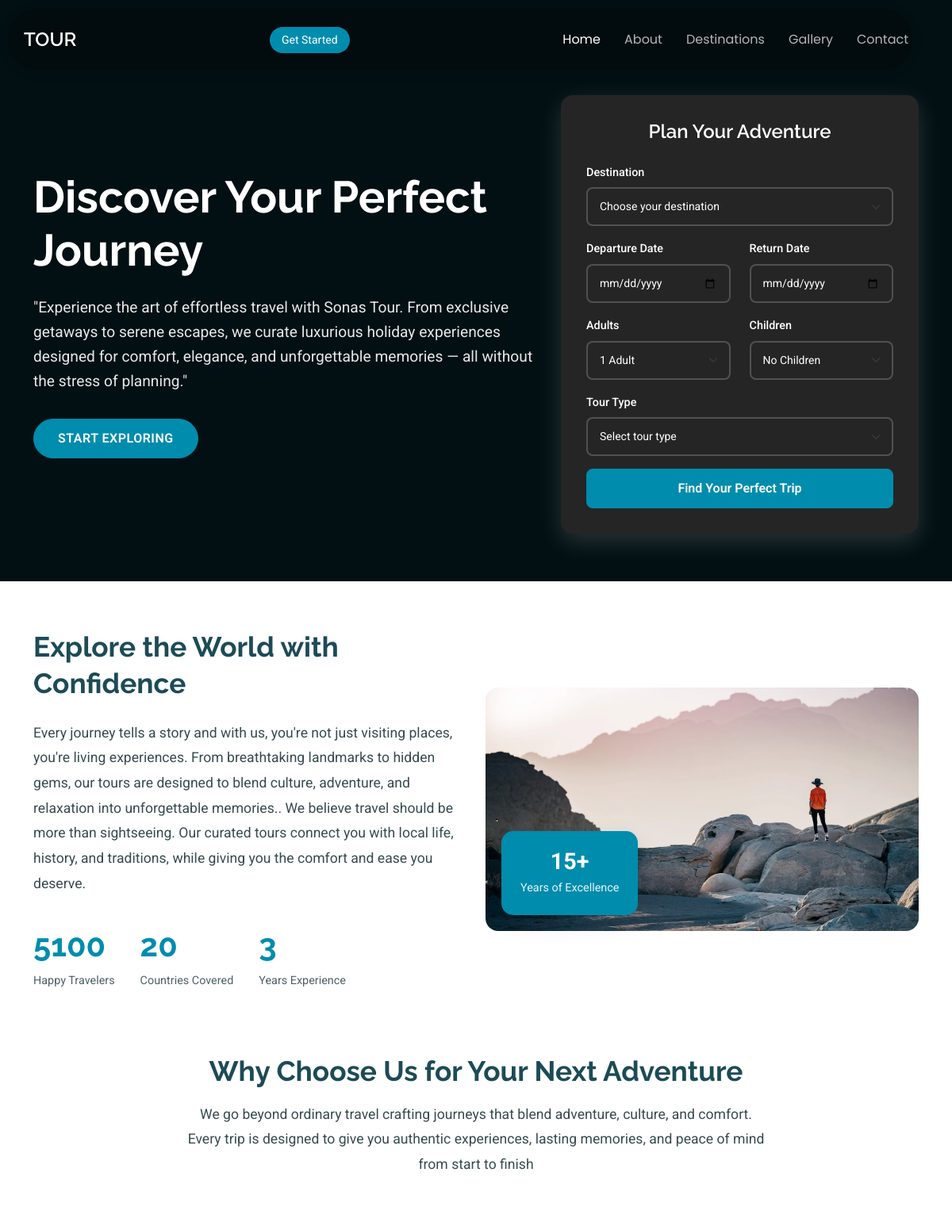
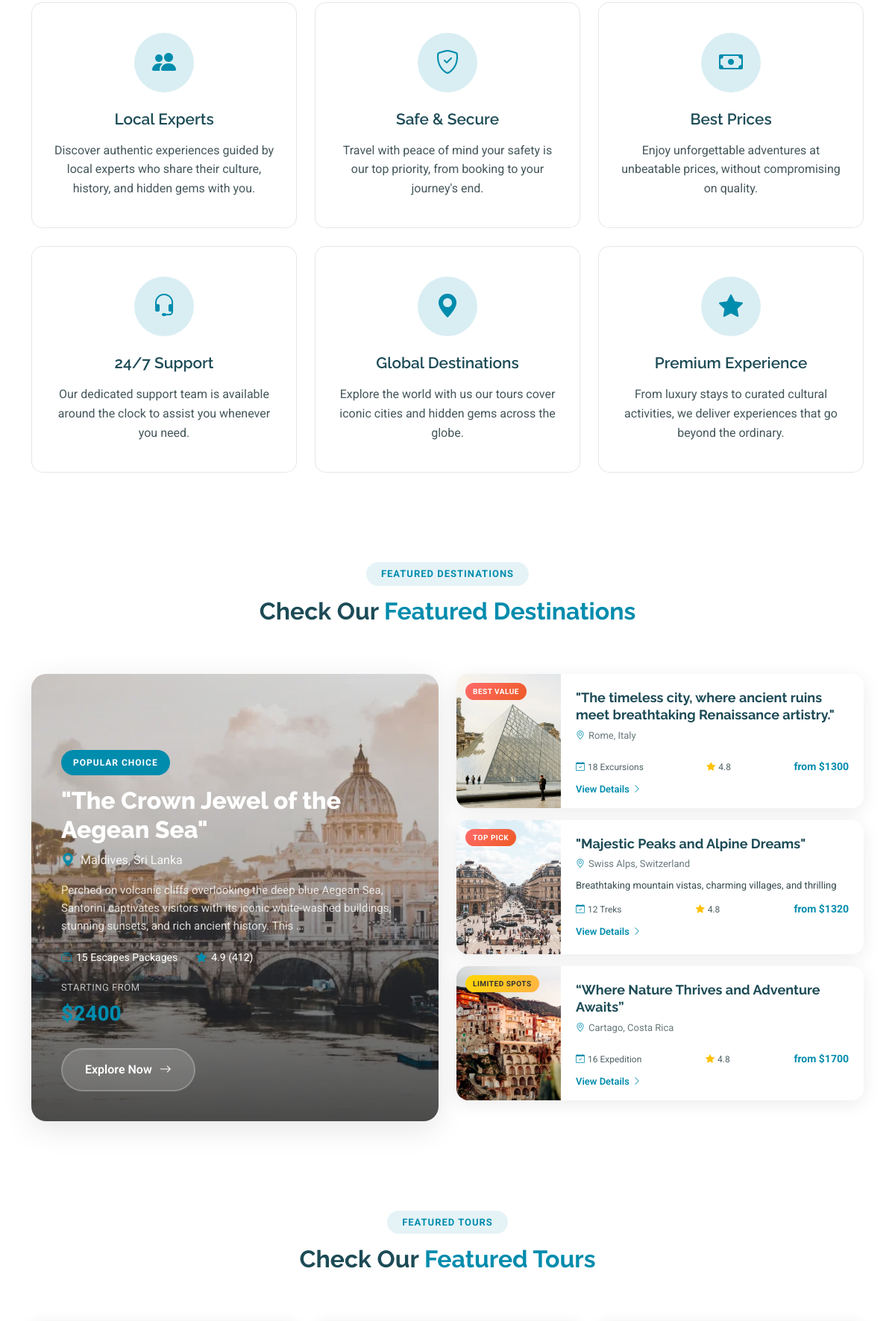
The page / (upper part) on the database its author committed (2 pictures, top to bottom).
### Tour7/models.py (models this page shows, shortened)
class HomeAbout(models.Model):
    title = models.CharField(max_length=255)
    description = models.TextField(blank=True, null=True)
    travelers = models.IntegerField(default=0)
    countries = models.IntegerField(default=0)
    years = models.IntegerField(default=0)
    image = models.ImageField(upload_to='home/about/', blank=True, null=True)
    badge_number = models.CharField(max_length=10, default="15+")
    badge_text = models.CharField(max_length=50, default="Years of Excellence")

class Destination(models.Model):
    name = models.CharField(max_length=100)
    title = models.CharField(max_length=200)
    image = models.ImageField(upload_to='destinations/')
    description = models.TextField(blank= True, null= True)
    tours_available = models.TextField()
    starting_price = models.IntegerField(default=0)
    tags = TaggableManager()
    location_map = models.URLField(max_length=1000, help_text="Google Maps URL", blank=True)
    category = models.CharField(max_length=300, choices=CATEGORY_CHOICES, default='Coastal')
    country = models.CharField(max_length=100, default="")
    visit = models.CharField(max_length=200)
    weather = models.CharField(max_length=200)
    currency = models.CharField(max_length=200)
    visa = models.CharField(max_length=200)

### Tour7/views.py (the view, shortened to what this page needs)
# urls.py: 2. Add a URL to urlpatterns:  path('', views.home, name='home')
def home(request):
    destinations = Destination.objects.all()
    home_about = HomeAbout.objects.first()
    customers = Customer.objects.all()
    context = {
        "destinations": destinations,
        "home_about": home_about,
        "customers": customers,
    }
    return render(request, 'tour/index.html', context)

### Tour7/templates/tour/index.html (shortened to what this page needs)
{% extends "tour/base.html" %}
{% load static %}
{% block content %}
  <main class="main">
    <section id="travel-hero" class="travel-hero section dark-background">
      <div class="hero-background">
        <video autoplay="" muted="" loop="">
          <source src="{%  static 'assets/img/travel/video-2.mp4' %}" type="video/mp4">
        </video>
        <div class="hero-overlay"></div>
      </div>
      <div class="container position-relative">
        <div class="row align-items-center">
          <div class="col-lg-7">
            <div class="hero-text" data-aos="fade-up" data-aos-delay="100">
              <h1 class="hero-title">Discover Your Perfect Journey</h1>
              <p class="hero-subtitle">"Experience the art of effortless travel with Sonas Tour. From exclusive getaways to serene escapes, we curate luxurious holiday experiences designed for comfort, elegance, and unforgettable memories — all without the stress of planning."</p>
              <div class="hero-buttons">
                <a href="{% url 'destinations' %}" class="btn btn-primary me-3">Start Exploring</a>
              </div>
            </div>
          </div>
          <div class="col-lg-5">
            <div class="booking-form-wrapper" data-aos="fade-left" data-aos-delay="200">
              <div class="booking-form">
                <h3 class="form-title">Plan Your Adventure</h3>
                <form method="POST" action="">
                  <div class="form-group mb-3">
                    <label for="destination">Destination</label>
                    <select name="destination" id="destination" class="form-select" required="">
                      <option value="">Choose your destination</option>
                    </select>
                  </div>
                  <div class="row">
                    <div class="col-md-6">
                      <div class="form-group mb-3">
                        <label for="checkin">Departure Date</label>
                        <input type="date" name="check_in_date" id="checkin" class="form-control" required="">
                      </div>
                    </div>
                    <div class="col-md-6">
                      <div class="form-group mb-3">
                        <label for="checkout">Return Date</label>
                        <input type="date" name="check_out_date" id="checkout" class="form-control" required="">
                      </div>
                    </div>
                  </div>
                  <div class="row">
                    <div class="col-md-6">
                      <div class="form-group mb-3">
                        <label for="adults">Adults</label>
                        <select name="adults" id="adults" class="form-select" required="">
                          <option value="1">1 Adult</option>
                        </select>
                      </div>
                    </div>
                    <div class="col-md-6">
                      <div class="form-group mb-3">
                        <label for="children">Children</label>
                        <select name="children" id="children" class="form-select">
                          <option value="0">No Children</option>
                        </select>
                      </div>
                    </div>
                  </div>
                  <div class="form-group mb-3">
                    <label for="tour-type">Tour Type</label>
                    <select name="tour_type" id="tour-type" class="form-select" required="">
                      <option value="">Select tour type</option>
                    </select>
                  </div>
                  <button type="submit" class="btn btn-primary w-100">Find Your Perfect Trip</button>
                </form>
              </div>
            </div>
          </div>
        </div>
      </div>
    </section>
    <section id="why-us" class="why-us section">
      <div class="container" data-aos="fade-up" data-aos-delay="100">
        <div class="row align-items-center mb-5">
          <div class="col-lg-6" data-aos="fade-right" data-aos-delay="200">
            <div class="content">
              <h3>{{home_about.title}}</h3>
              <p>{{home_about.description}}</p>
              <div class="stats-row">
                <div class="stat-item">
                  <span data-purecounter-start="0" data-purecounter-end="{{home_about.travelers}}" data-purecounter-duration="2" class="purecounter">0</span>
                  <div class="stat-label">Happy Travelers</div>
                </div>
                <div class="stat-item">
                  <span data-purecounter-start="0" data-purecounter-end="{{home_about.countries}}" data-purecounter-duration="2" class="purecounter">0</span>
                  <div class="stat-label">Countries Covered</div>
                </div>
                <div class="stat-item">
                  <span data-purecounter-start="0" data-purecounter-end="{{home_about.years}}" data-purecounter-duration="2" class="purecounter">0</span>
                  <div class="stat-label">Years Experience</div>
                </div>
              </div>
            </div>
          </div>
          <div class="col-lg-6" data-aos="fade-left" data-aos-delay="300">
            <div class="about-image">
              <img src="{{home_about.image.url}}" alt="Travel Experience" class="img-fluid rounded-4">
              <div class="experience-badge">
                <div class="experience-number">15+</div>
                <div class="experience-text">Years of Excellence</div>
              </div>
            </div>
          </div>
        </div>
        <div class="why-choose-section">
          <div class="row justify-content-center">
            <div class="col-lg-8 text-center mb-5" data-aos="fade-up" data-aos-delay="100">
              <h3>Why Choose Us for Your Next Adventure</h3>
              <p>We go beyond ordinary travel crafting journeys that blend adventure, culture, and comfort. Every trip is designed to give you authentic experiences, lasting memories, and peace of mind from start to finish</p>
            </div>
          </div>
          <div class="row g-4">
            <div class="col-lg-4 col-md-6" data-aos="fade-up" data-aos-delay="200">
              <div class="feature-card">
                <div class="feature-icon">
                  <i class="bi bi-people-fill"></i>
                </div>
                <h4>Local Experts</h4>
                <p>Discover authentic experiences guided by local experts who share their culture, history, and hidden gems with you.</p>
              </div>
            </div>
            <div class="col-lg-4 col-md-6" data-aos="fade-up" data-aos-delay="250">
              <div class="feature-card">
                <div class="feature-icon">
                  <i class="bi bi-shield-check"></i>
                </div>
                <h4>Safe &amp; Secure</h4>
                <p>Travel with peace of mind your safety is our top priority, from booking to your journey's end.</p>
              </div>
            </div>
            <div class="col-lg-4 col-md-6" data-aos="fade-up" data-aos-delay="300">
              <div class="feature-card">
                <div class="feature-icon">
                  <i class="bi bi-cash"></i>
                </div>
                <h4>Best Prices</h4>
                <p>Enjoy unforgettable adventures at unbeatable prices, without compromising on quality.</p>
              </div>
            </div>
            <div class="col-lg-4 col-md-6" data-aos="fade-up" data-aos-delay="350">
              <div class="feature-card">
                <div class="feature-icon">
                  <i class="bi bi-headset"></i>
                </div>
                <h4>24/7 Support</h4>
                <p>Our dedicated support team is available around the clock to assist you whenever you need.</p>
              </div>
            </div>
            <div class="col-lg-4 col-md-6" data-aos="fade-up" data-aos-delay="400">
              <div class="feature-card">
                <div class="feature-icon">
                  <i class="bi bi-geo-alt-fill"></i>
                </div>
                <h4>Global Destinations</h4>
                <p>Explore the world with us our tours cover iconic cities and hidden gems across the globe.</p>
              </div>
            </div>
            <div class="col-lg-4 col-md-6" data-aos="fade-up" data-aos-delay="450">
              <div class="feature-card">
                <div class="feature-icon">
                  <i class="bi bi-star-fill"></i>
                </div>
                <h4>Premium Experience</h4>
                <p>From luxury stays to curated cultural activities, we deliver experiences that go beyond the ordinary.</p>
              </div>
            </div>
          </div>
        </div>
      </div>
    </section>
    <section id="featured-destinations" class="featured-destinations section">
      <div class="container section-title" data-aos="fade-up">
        <h2>Featured Destinations</h2>
        <div><span>Check Our</span> <span class="description-title">Featured Destinations</span></div>
      </div>
      <div class="container" data-aos="fade-up" data-aos-delay="100">
       <div class="row">
  <div class="col-lg-6" data-aos="zoom-in" data-aos-delay="200">
    {% if destinations %}
    {% with main_dest=destinations.0 %}
    <div class="featured-destination">
      <div class="destination-overlay">
        <img src="{{ main_dest.image.url }}" alt="{{ main_dest.name }}" class="img-fluid">
        <div class="destination-info">
          <span class="destination-tag">Popular Choice</span>
          <h3>{{ main_dest.title }}</h3>
          <p class="location"><i class="bi bi-geo-alt-fill"></i> {{ main_dest.name }}</p>
          <p class="description">{{ main_dest.description|truncatewords:25 }}</p>
          <div class="destination-meta">
            <div class="tours-count">
              <i class="bi bi-collection"></i>
              <span>{{ main_dest.tours_available }} Packages</span>
            </div>
            <div class="rating">
              <i class="bi bi-star-fill"></i>
              <span>4.9 (412)</span>
            </div>
          </div>
          <div class="price-info">
            <span class="starting-from">Starting from</span>
            <span class="amount">${{ main_dest.starting_price }}</span>
          </div>
          <a href="{% url 'destination_details' main_dest.id %}" class="explore-btn">
            <span>Explore Now</span>
            <i class="bi bi-arrow-right"></i>
          </a>
        </div>
      </div>
    </div>
    {% endwith %}
    {% endif %}
  </div>
  <div class="col-lg-6">
    <div class="row g-3">
      {% for destination in destinations|slice:"1:4" %}
      <div class="col-12" data-aos="fade-left" data-aos-delay="{{ forloop.counter|add:2 }}00">
        <div class="compact-destination">
          <div class="destination-image">
            <img src="{{ destination.image.url }}" alt="{{ destination.name }}" class="img-fluid">
            <div class="badge-offer {% if forloop.counter == 1 %}best{% elif forloop.counter == 2 %}cultural{% else %}limited{% endif %}">
              {% if forloop.counter == 1 %}Best Value{% elif forloop.counter == 2 %}Top Pick{% else %}Limited Spots{% endif %}
            </div>
          </div>
          <div class="destination-details">
            <h4>{{ destination.title }}</h4>
            <p class="location"><i class="bi bi-geo-alt"></i> {{ destination.name }}</p>
            <p class="brief">{{ destination.description|truncatewords:15 }}</p>
            <div class="stats-row">
              <span class="tour-count"><i class="bi bi-calendar-check"></i> {{ destination.tours_available }}</span>
              <span class="rating"><i class="bi bi-star-fill"></i> 4.8</span>
              <span class="price">from ${{ destination.starting_price }}</span>
            </div>
            <a href="{% url 'destination_details' destination.id %}" class="quick-link">
              View Details <i class="bi bi-chevron-right"></i>
            </a>
          </div>
        </div>
      </div>
      {% endfor %}
    </div>
  </div>
</div>
    </section>
    <section id="featured-tours" class="featured-tours section">
      <div class="container section-title" data-aos="fade-up">
        <h2>Featured Tours</h2>
        <div><span>Check Our</span> <span class="description-title">Featured Tours</span></div>
      </div>
      <div class="container" data-aos="fade-up" data-aos-delay="100">
        <div class="row gy-4">
        </div>
      </div>
    </section>
  </main>
{% endblock %}

### rows shown on the page
HomeAbout: title "Explore the World with Confidence", description "Every journey tells a story and with us, you're not just visiting places, you're living experiences. From breathtaking landmarks to hidden gems, our tours are designed to blend culture, adventure, and relaxation into unforgettable memories.. We believe travel should be more than sightseeing. Our curated tours connect you with local life, history, and traditions, while giving you the comfort and ease you deserve.", image (picture)
Destination: image (picture), title "\"The Crown Jewel of the Aegean Sea\"", name "Maldives, Sri Lanka", description "Perched on volcanic cliffs overlooking the deep blue Aegean Sea, Santorini captivates visitors with its iconic white-washed buildings, stunning sunsets, and rich ancient history. This …", tours_available "15 Escapes", starting_price "2400"
Destination: image (picture), shows "BEST VALUE", title "\"The timeless city, where ancient ruins meet breathtaking Renaissance artistry.\"", name "Rome, Italy", tours_available "18 Excursions", starting_price "1300"
Destination: image (picture), shows "TOP PICK", title "\"Majestic Peaks and Alpine Dreams\"", name "Swiss Alps, Switzerland", description "Breathtaking mountain vistas, charming villages, and…", tours_available "12 Treks", starting_price "1320"
Destination: image (picture), shows "LIMITED SPOTS", title "“Where Nature Thrives and Adventure Awaits”", name "Cartago, Costa Rica", tours_available "16 Expedition", starting_price "1700"
